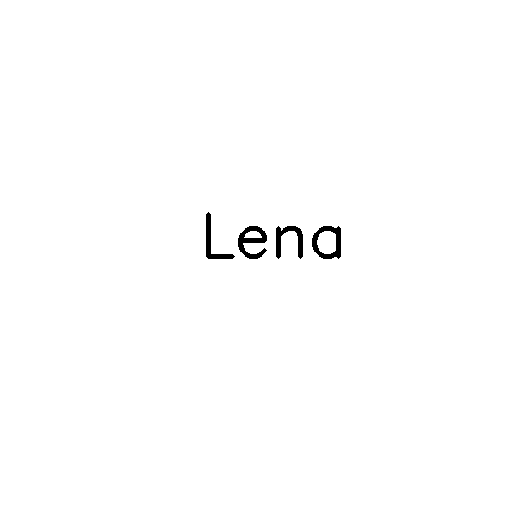
#> input picture lena.png, 512 x 512 px
$ python new_code.py
#> lines starting #> are read from the running program, lines starting #| are printed output that depends on the picture; after the words box and inside, x2 and y2 are one past the last pixel; in counts of white or black regions, pixels touching at a corner belong together; pictures that were not available may be replaced by others from this repository, and a replacement may not be noted
import numpy as np
import matplotlib.pyplot as plt
from scipy import ndimage
import pywt
import cv2
from scipy.linalg import lu
from numpy.linalg import norm
import math
import scipy

def preprocess_images(cover_path, watermark_path):
    """
    Preprocess cover and watermark images
    """
    # Load cover image
    cover_img = cv2.imread(cover_path, cv2.IMREAD_GRAYSCALE)
    if cover_img.shape[0] != 512 or cover_img.shape[1] != 512:
        cover_img = cv2.resize(cover_img, (512, 512))

    # Load watermark image
    watermark_img = cv2.imread(watermark_path, cv2.IMREAD_GRAYSCALE)
    if watermark_img.shape[0] != 256 or watermark_img.shape[1] != 256:
        watermark_img = cv2.resize(watermark_img, (256, 256))

    # Normalize pixel values between 0-1
    cover_img = cover_img / 255.0
    watermark_img = watermark_img / 255.0

    return cover_img, watermark_img

def pplu_decomposition(W):
    """
    Performs PPLU decomposition of the watermark image
    Returns P, L, U matrices and the LU product
    """
    # Apply LU decomposition with partial pivoting
    P, L, U = lu(W)

    # Compute the LU product
    LU = np.dot(L, U)

    return P, L, U, LU
def arnold_transform(image, iterations):
    """
    Apply Arnold transform to scramble the image
    """
    n = image.shape[0]
    scrambled = np.zeros_like(image)
    img_temp = image.copy()

    for _ in range(iterations):
        for x in range(n):
            for y in range(n):
                # Arnold transform: (x,y) -> ((x+y) mod n, (x+2y) mod n)
                new_x = (x + y) % n
                new_y = (x + 2*y) % n
                scrambled[new_x, new_y] = img_temp[x, y]
        img_temp = scrambled.copy()

    return scrambled

def inverse_arnold_transform(image, iterations):
    """
    Apply inverse Arnold transform to recover the original image
    """
    n = image.shape[0]
    unscrambled = np.zeros_like(image)
    img_temp = image.copy()

    for _ in range(iterations):
        for x in range(n):
            for y in range(n):
                # Inverse Arnold transform: (x,y) -> ((2x-y) mod n, (-x+y) mod n)
                new_x = (2*x - y) % n
                new_y = (-x + y) % n
                unscrambled[new_x, new_y] = img_temp[x, y]
        img_temp = unscrambled.copy()

    return unscrambled

def apply_dwt(image):
    """
    Apply 1-level DWT to the cover image
    Returns the coefficients (LL, LH, HL, HH)
    """
    coeffs = pywt.dwt2(image, 'haar')
    LL, (LH, HL, HH) = coeffs

    return LL, LH, HL, HH
def embed_watermark(LL, LH, HL, HH, D_W, C=0.075):
    """
    Embed the scrambled watermark into LL and HH bands
    """
    # Calculate scaling factor
    alpha = (norm(LL) / np.max(LL)) * C

    # Embed watermark
    LL_embed = LL + alpha * D_W
    HH_embed = HH + alpha * D_W

    return LL_embed, LH, HL, HH_embed, alpha

def reconstruct_image(LL, LH, HL, HH):
    """
    Reconstruct the image using IDWT
    """
    coeffs = LL, (LH, HL, HH)
    return pywt.idwt2(coeffs, 'haar')
def extract_watermark(watermarked_LL, original_LL, alpha, HH_watermarked=None, HH_original=None):
    """
    Extract the watermark from LL and optionally HH bands
    """
    # Extract from LL band
    D_W1 = (watermarked_LL - original_LL) / alpha

    # Extract from HH band if provided
    D_W2 = None
    if HH_watermarked is not None and HH_original is not None:
        D_W2 = (HH_watermarked - HH_original) / alpha

    return D_W1, D_W2

def recover_watermark(D_W, P, iterations):
    """
    Recover the watermark by applying inverse Arnold transform and using the key P
    """
    # Apply inverse Arnold transform
    unscrambled_LU = inverse_arnold_transform(D_W, iterations)

    # Reconstruct watermark using P
    P_inv = np.linalg.inv(P)
    recovered_watermark = np.dot(P_inv, unscrambled_LU)

    # Normalize to [0,1] range
    recovered_watermark = (recovered_watermark - np.min(recovered_watermark)) / (np.max(recovered_watermark) - np.min(recovered_watermark))

    return recovered_watermark
def calculate_psnr(original, watermarked):
    """
    Calculate Peak Signal-to-Noise Ratio (PSNR)
    """
    mse = np.mean((original - watermarked) ** 2)
    if mse == 0:
        return float('inf')

    max_pixel = 1.0
    psnr = 20 * math.log10(max_pixel / math.sqrt(mse))
    return psnr

def calculate_cc(original, extracted):
    """
    Calculate correlation coefficient (CC)
    """
    # Flatten the arrays
    original_flat = original.flatten()
    extracted_flat = extracted.flatten()

    # Check for zero standard deviation
    if np.std(original_flat) == 0 or np.std(extracted_flat) == 0:
        return 0  # Return 0 correlation if one of the arrays is constant

    # Compute correlation coefficient
    return np.corrcoef(original_flat, extracted_flat)[0, 1]
def main(cover_path, watermark_path, arnold_iterations=4):
    """
    Main function to execute the watermarking pipeline
    """
    # 1. Preprocess inputs
    cover_img, watermark_img = preprocess_images(cover_path, watermark_path)

    # 2. PPLU decomposition of watermark
    P, L, U, LU = pplu_decomposition(watermark_img)

    # 3. Scramble LU using Arnold Transform
    D_W = arnold_transform(LU, arnold_iterations)

    # 4. Apply 1-Level DWT to cover image
    LL, LH, HL, HH = apply_dwt(cover_img)

    # 5. Embed watermark into LL & HH bands
    LL_embed, LH, HL, HH_embed, alpha = embed_watermark(LL, LH, HL, HH, D_W)

    # 6. Reconstruct watermarked image using IDWT
    watermarked_img = reconstruct_image(LL_embed, LH, HL, HH_embed)

    # Ensure values are within [0,1] range
    watermarked_img = np.clip(watermarked_img, 0, 1)

    # 7. Apply 1-Level DWT to watermarked image (for extraction)
    w_LL, w_LH, w_HL, w_HH = apply_dwt(watermarked_img)

    # 8. Extract watermark
    D_W1, D_W2 = extract_watermark(w_LL, LL, alpha, w_HH, HH)

    # 9-10. Recover watermark
    recovered_from_LL = recover_watermark(D_W1, P, arnold_iterations)
    recovered_from_HH = recover_watermark(D_W2, P, arnold_iterations)

    # Calculate PSNR and CC
    psnr_value = calculate_psnr(cover_img, watermarked_img)
    cc_value_LL = calculate_cc(watermark_img, recovered_from_LL)
    cc_value_HH = calculate_cc(watermark_img, recovered_from_HH)

    # Display results
    plt.figure(figsize=(15, 10))

    plt.subplot(3, 3, 1)
    plt.title('Original Cover Image')
    plt.imshow(cover_img, cmap='gray')

    plt.subplot(3, 3, 2)
    plt.title('Original Watermark')
    plt.imshow(watermark_img, cmap='gray')

    plt.subplot(3, 3, 3)
    plt.title('Scrambled Watermark (D_W)')
    plt.imshow(D_W, cmap='gray')

    plt.subplot(3, 3, 4)
    plt.title(f'Watermarked Image\nPSNR: {psnr_value:.2f}dB')
    plt.imshow(watermarked_img, cmap='gray')

    plt.subplot(3, 3, 5)
    plt.title(f'Extracted from LL\nCC: {cc_value_LL:.4f}')
    plt.imshow(recovered_from_LL, cmap='gray')

    plt.subplot(3, 3, 6)
    plt.title(f'Extracted from HH\nCC: {cc_value_HH:.4f}')
    plt.imshow(recovered_from_HH, cmap='gray')

    plt.tight_layout()
    plt.show()

    return {
        'cover_img': cover_img,
        'watermark_img': watermark_img,
        'watermarked_img': watermarked_img,
        'recovered_from_LL': recovered_from_LL,
        'recovered_from_HH': recovered_from_HH,
        'psnr': psnr_value,
        'cc_LL': cc_value_LL,
        'cc_HH': cc_value_HH,
        'P': P,  # Save this as the security key
        'alpha': alpha,
        'arnold_iterations': arnold_iterations
    }
def apply_attacks(watermarked_img, attack_type):
    """
    Apply different attacks to the watermarked image
    """
    attacked_img = watermarked_img.copy()

    if attack_type == 'jpeg_compression':
        # Simulate JPEG compression by saving and loading
        temp_path = 'temp_compressed.jpg'
        plt.imsave(temp_path, watermarked_img, cmap='gray')
        attacked_img = plt.imread(temp_path)
        if attacked_img.ndim == 3:  # Convert RGB to grayscale if needed
            attacked_img = np.mean(attacked_img, axis=2)

    elif attack_type == 'gaussian_noise':
        # Add Gaussian noise
        noise = np.random.normal(0, 0.05, watermarked_img.shape)
        attacked_img = watermarked_img + noise
        attacked_img = np.clip(attacked_img, 0, 1)

    elif attack_type == 'resizing':
        # Resize down and up again
        small = cv2.resize(watermarked_img, (watermarked_img.shape[0]//2, watermarked_img.shape[1]//2))
        attacked_img = cv2.resize(small, (watermarked_img.shape[0], watermarked_img.shape[1]))

    elif attack_type == 'cropping':
        # Crop 25% of the image and resize back
        h, w = watermarked_img.shape
        attacked_img = watermarked_img[h//4:3*h//4, w//4:3*w//4]
        attacked_img = cv2.resize(attacked_img, (h, w))

    elif attack_type == 'histogram_equalization':
        # Apply histogram equalization
        attacked_img = (watermarked_img * 255).astype(np.uint8)
        attacked_img = cv2.equalizeHist(attacked_img) / 255.0

    return attacked_img

def test_robustness(results, attack_types):
    """
    Test the robustness of watermarking against various attacks
    """
    attack_results = {}

    for attack in attack_types:
        # Apply attack
        attacked_img = apply_attacks(results['watermarked_img'], attack)

        # Extract watermark from attacked image
        a_LL, a_LH, a_HL, a_HH = apply_dwt(attacked_img)
        D_W1, D_W2 = extract_watermark(a_LL, results['cover_LL'], results['alpha'], a_HH, results['cover_HH'])

        # Recover watermark
        recovered_from_LL = recover_watermark(D_W1, results['P'], results['arnold_iterations'])
        recovered_from_HH = recover_watermark(D_W2, results['P'], results['arnold_iterations'])

        # Calculate metrics
        psnr_value = calculate_psnr(results['cover_img'], attacked_img)
        cc_value_LL = calculate_cc(results['watermark_img'], recovered_from_LL)
        cc_value_HH = calculate_cc(results['watermark_img'], recovered_from_HH)

        attack_results[attack] = {
            'attacked_img': attacked_img,
            'recovered_from_LL': recovered_from_LL,
            'recovered_from_HH': recovered_from_HH,
            'psnr': psnr_value,
            'cc_LL': cc_value_LL,
            'cc_HH': cc_value_HH
        }

    # Display results
    plt.figure(figsize=(15, len(attack_types) * 3))

    for i, attack in enumerate(attack_types):
        result = attack_results[attack]

        plt.subplot(len(attack_types), 3, i*3 + 1)
        plt.title(f'Attacked: {attack}\nPSNR: {result["psnr"]:.2f}dB')
        plt.imshow(result['attacked_img'], cmap='gray')

        plt.subplot(len(attack_types), 3, i*3 + 2)
        plt.title(f'Extracted from LL\nCC: {result["cc_LL"]:.4f}')
        plt.imshow(result['recovered_from_LL'], cmap='gray')

        plt.subplot(len(attack_types), 3, i*3 + 3)
        plt.title(f'Extracted from HH\nCC: {result["cc_HH"]:.4f}')
        plt.imshow(result['recovered_from_HH'], cmap='gray')

    plt.tight_layout()
    plt.show()

    return attack_results
def run_watermarking_pipeline(cover_path, watermark_path):
    """
    Run the complete watermarking pipeline with robustness testing
    """
    # Run the main watermarking process
    print("Starting watermarking process...")
    results = main(cover_path, watermark_path)
#> in preprocess_images, `cover_img = cv2.imread(cover_path, cv2.IMREAD_GRAYSCALE)`: cover_img: shape (512, 512); values 0 (black) and 128 (white), 99.4% white; 4 black regions, box (x1, y1, x2, y2) and area: (238, 226, 267, 259) 464, (312, 226, 341, 259) 450, (276, 226, 303, 259) 386, (206, 212, 235, 259) 340
#> in preprocess_images, `watermark_img = cv2.resize(watermark_img, (256, 256))`:
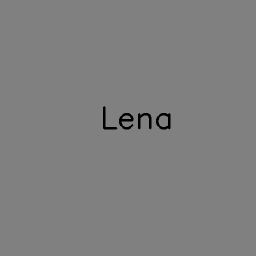
#> watermark_img: shape (256, 256); min 0, max 128, mean 127.2
#> in pplu_decomposition, `P, L, U = lu(W)`:
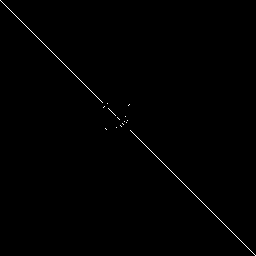
#> P: shape (256, 256) float64; values 0 (black) and 1 (white), 0.39% white in thin lines or dots
#> in pplu_decomposition, `P, L, U = lu(W)`:
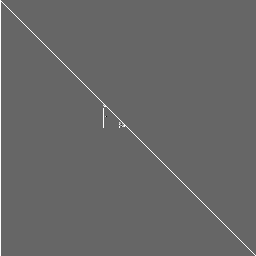
#> L: shape (256, 256) float64; min -0.667, max 1, mean 0.00831; drawn with min black and max white
#> in embed_watermark, `alpha = (norm(LL) / np.max(LL)) * C`: alpha = 19.13
#> in main, `watermarked_img = np.clip(watermarked_img, 0, 1)`:
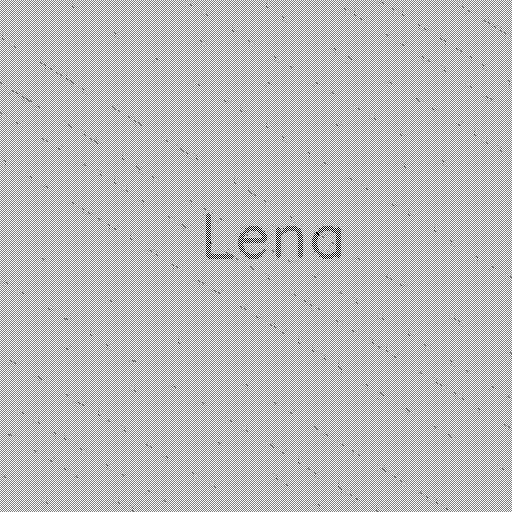
#> watermarked_img: shape (512, 512) float64; min 0, max 1, mean 0.748
#> in apply_dwt (call 2), `LL, (LH, HL, HH) = coeffs`:
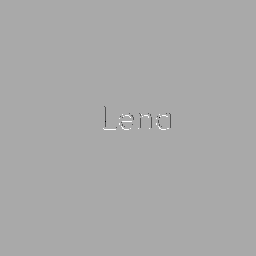
#> HL: shape (256, 256) float64; min -0.502, max 0.251, mean -4.98e-05; drawn with min black and max white
#> in calculate_psnr, `mse = np.mean((original - watermarked) ** 2)`: mse = 0.126
#> in calculate_psnr, `psnr = 20 * math.log10(max_pixel / math.sqrt(mse))`: psnr = 9
#> in main, `cc_value_LL = calculate_cc(watermark_img, recovered_from_LL)`: cc_value_LL = 0.511
#> results = 11 items

    # Save LL and HH for extraction
    results['cover_LL'], _, _, results['cover_HH'] = apply_dwt(results['cover_img'])

    # Test robustness against attacks
    print("Testing robustness against attacks...")
    attack_types = ['jpeg_compression', 'gaussian_noise', 'resizing', 'cropping', 'histogram_equalization']
    attack_results = test_robustness(results, attack_types)
#> in apply_dwt (call 4), `LL, (LH, HL, HH) = coeffs`:
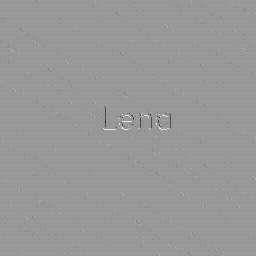
#> HL: shape (256, 256) float64; min -126, max 85.5, mean 0; drawn with min black and max white
#> in test_robustness, `psnr_value = calculate_psnr(results['cover_img'], attacked_img)`: psnr_value = -46.03
#> in test_robustness, `cc_value_LL = calculate_cc(results['watermark_img'], recovered_from_LL)`: cc_value_LL = 0.514
#> in test_robustness, `cc_value_HH = calculate_cc(results['watermark_img'], recovered_from_HH)`: cc_value_HH = 0.523
#> attack_results = 5 items

    # Print summary of results
    print("\nWatermarking Results Summary:")
    print(f"PSNR of watermarked image: {results['psnr']:.2f} dB")
#| PSNR of watermarked image: 9.00 dB
    print(f"CC of extracted watermark from LL: {results['cc_LL']:.4f}")
#| CC of extracted watermark from LL: 0.5110
    print(f"CC of extracted watermark from HH: {results['cc_HH']:.4f}")
#| CC of extracted watermark from HH: 0.5110

    print("\nRobustness Test Results:")
    for attack in attack_types:
        print(f"{attack.capitalize()}:")
        print(f"  PSNR: {attack_results[attack]['psnr']:.2f} dB")
        print(f"  CC (LL): {attack_results[attack]['cc_LL']:.4f}")
        print(f"  CC (HH): {attack_results[attack]['cc_HH']:.4f}")
#> this loop made 5 passes
#> (printed output is left out)

    return results, attack_results
# Example usage
cover_path = 'lena.png'  # Path to cover image (e.g., Lena 512x512)
watermark_path = 'logo.png'  # Path to watermark image (e.g., DDNT logo 256x256)

results, attack_results = run_watermarking_pipeline(cover_path, watermark_path)
#> results = 13 items; attack_results = 5 items
